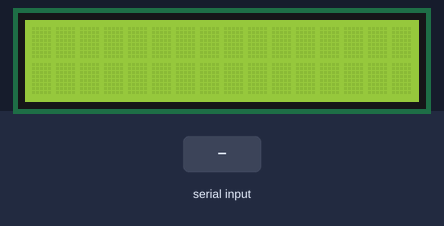
A sketch run on a simulated Arduino Uno, built with avr-gcc and run on an emulated ATmega328P. Parts: 16×2 character LCD. The test bench sets the inputs (shaded band). What the sketch prints to the serial monitor is not drawn.

Above: at 1.2 s.
1.3 s: "W" received over Serial
At 1.7 s:
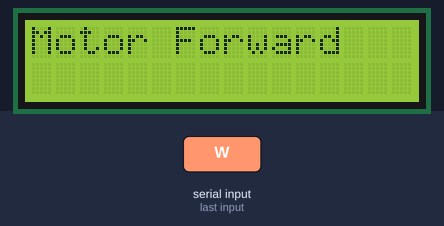
2.8 s: "Z" received over Serial
At 3.9 s:
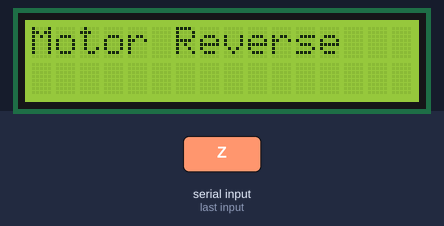
4.3 s: "X" received over Serial
At 5.2 s:
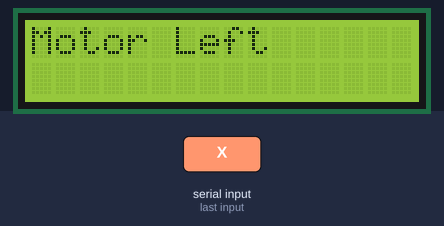
5.8 s: "Y" received over Serial
At 6.3 s:
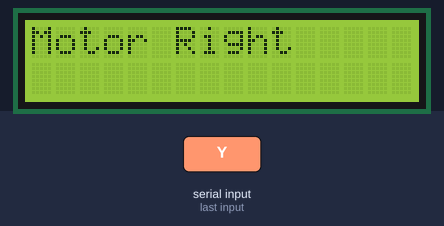
7.3 s: "E" received over Serial
At 7.6 s:
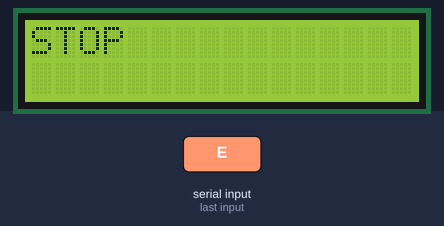
Timing chart, 0 to 9.8 s (numbered marks = the images above; inputs shaded):
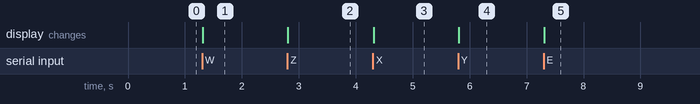

The sketch:

WRITE_ardunio_TX_robot.ino
```cpp
// the setup routine runs once when you press reset:
#include <LiquidCrystal.h>
LiquidCrystal lcd(12, 11, 5, 4, 3, 2);

void setup()
{
  lcd.begin(16,2);
  Serial.begin(9600);
}

void loop()
{
char data;
data=Serial.read();
  if (data=='W')

  {
     lcd.clear();
     lcd.setCursor(0,0);
  // lcd.print("Temp:");
   //lcd.setCursor(6,0);
     lcd.print("Motor Forward");
     Serial.write('W');

    //delay(100);
  }
  else if (data=='Z')
  {
    lcd.clear();
    lcd.setCursor(0,0);
    lcd.print("Motor Reverse");
    Serial.write('Z');
      //delay(100);

  }
  else if (data=='X')
  {
    lcd.clear();
    lcd.setCursor(0,0);
    lcd.print("Motor Left");
    Serial.write('X');


  }
  else if (data=='Y')
  {
    lcd.clear();
   lcd.setCursor(0,0);
   lcd.print("Motor Right");
    //delay(100);
  Serial.write('Y');


  }

   else if (data=='E')
  {
    lcd.clear();
   lcd.setCursor(0,0);
   lcd.print("STOP");
   Serial.write('E');
    //delay(100);


  }

   delay(10);        // delay in between reads for stability
}
```

Measured:
- after the input at 1.3 s, the display: changes at once (image 1)
- after the input at 2.8 s, the display: changes at once (image 2)
- after the input at 4.3 s, the display: changes at once (image 3)
- after the input at 5.8 s, the display: changes at once (image 4)
- after the input at 7.3 s, the display: changes at once (image 5)
